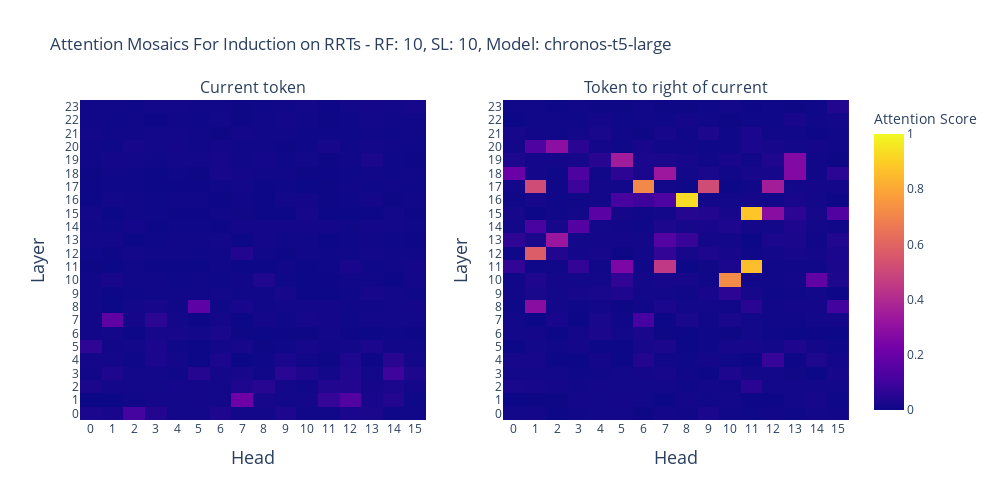

The notebook cell this image was saved under:
### Code cell
rf = [2, 4, 6, 8, 10]
sl = [2, 4, 6, 8, 10]

import ipywidgets as widgets
import plotly.graph_objects as go
from plotly.subplots import make_subplots
from IPython.display import display
import numpy as np

# Create widget for model selection
model_dropdown = widgets.Dropdown(
    options=model_names,
    value=model_names[0],
    description='Model:'
)

# Create ipywidgets for RF and SL selection
rf_dropdown = widgets.Dropdown(
    options=[(f"RF: {r}", r) for r in rf],
    value=4,  # Initial value
    description='RF:'
)

sl_dropdown = widgets.Dropdown(
    options=[(f"SL: {s}", s) for s in sl],
    value=10,  # Initial value
    description='SL:'
)

# Create output widget to display the plots
output = widgets.Output()

def create_figure(current_rf, current_sl, current_model):
    # Generate config key
    config_key = f"rf{current_rf}_sl{current_sl}"
    
    # Check if config exists in results
    if config_key not in all_results:
        return go.Figure().update_layout(
            annotations=[dict(
                text=f"No data available for configuration: {config_key}",
                showarrow=False,
                xref="paper",
                yref="paper",
                x=0.5,
                y=0.5
            )]
        )
    
    # Get scores for current configuration
    all_center_scores = all_results[config_key]["center_scores"]
    all_right_scores = all_results[config_key]["right_scores"]
    
    # Check if model exists in scores
    if current_model not in all_center_scores or current_model not in all_right_scores:
        return go.Figure().update_layout(
            annotations=[dict(
                text=f"No data available for model {current_model} with configuration {config_key}",
                showarrow=False,
                xref="paper",
                yref="paper",
                x=0.5,
                y=0.5
            )]
        )
    
    # Get data for current model
    mosaic_center = all_center_scores[current_model]
    mosaic_right = all_right_scores[current_model]
    
    # Create a subplot with 2 side-by-side heatmaps
    fig = make_subplots(rows=1, cols=2, 
                        subplot_titles=("Current token", "Token to right of current"),
                        shared_yaxes=True)

    # Add heatmaps to the subplots
    fig.add_trace(
        go.Heatmap(z=mosaic_center, zmin=0, zmax=1, coloraxis="coloraxis"),
        row=1, col=1
    )
    fig.add_trace(
        go.Heatmap(z=mosaic_right, zmin=0, zmax=1, coloraxis="coloraxis"),
        row=1, col=2
    )

    # Update layout
    fig.update_layout(
        title_text=f"Attention Mosaics For Induction on RRTs - RF: {current_rf}, SL: {current_sl}, Model: {current_model.split('/')[-1]}",
        height=500,
        width=1000,
        coloraxis=dict(cmin=0, cmax=1, colorbar=dict(title="Attention Score"))
    )

    # Add axes labels with integer ticks
    fig.update_xaxes(title_text="Head", row=1, col=1, title_font=dict(size=18), 
                    tickmode='linear', tick0=0, dtick=1, showticklabels=True)
    fig.update_xaxes(title_text="Head", row=1, col=2, title_font=dict(size=18), 
                    tickmode='linear', tick0=0, dtick=1, showticklabels=True)
    fig.update_yaxes(title_text="Layer", row=1, col=1, title_font=dict(size=18), 
                    tickmode='linear', tick0=0, dtick=1, showticklabels=True)
    fig.update_yaxes(title_text="Layer", row=1, col=2, title_font=dict(size=18), 
                    tickmode='linear', tick0=0, dtick=1, showticklabels=True)
    
    return fig

# Update function for all widget changes
def update_plot(*args):
    with output:
        output.clear_output(wait=True)
        current_model = model_dropdown.value
        current_rf = rf_dropdown.value
        current_sl = sl_dropdown.value
        
        fig = create_figure(current_rf, current_sl, current_model)
        fig.show()

# Register the update function with all dropdowns
model_dropdown.observe(update_plot, names='value')
rf_dropdown.observe(update_plot, names='value')
sl_dropdown.observe(update_plot, names='value')

# Create control panel
controls = widgets.HBox([model_dropdown, rf_dropdown, sl_dropdown])

# Display widgets and initial plot
display(controls)
display(output)

# Show initial plot
with output:
    initial_fig = create_figure(rf_dropdown.value, sl_dropdown.value, model_dropdown.value)
    initial_fig.show()

# Function to save current figure
def save_current_figure():
    current_model = model_dropdown.value
    current_rf = rf_dropdown.value
    current_sl = sl_dropdown.value
    
    with output:
        config_key = f"rf{current_rf}_sl{current_sl}"
        
        if config_key not in all_results:
            print(f"No data available for configuration: {config_key}")
            return
        
        all_center_scores = all_results[config_key]["center_scores"]
        all_right_scores = all_results[config_key]["right_scores"]
        
        if current_model not in all_center_scores or current_model not in all_right_scores:
            print(f"No data available for model {current_model} with configuration {config_key}")
            return
        
        mosaic_center = all_center_scores[current_model]
        mosaic_right = all_right_scores[current_model]
        
        fig = make_subplots(rows=1, cols=2, 
                          subplot_titles=("Current token", "Token to right of current"),
                          shared_yaxes=True)

        fig.add_trace(
            go.Heatmap(z=mosaic_center, zmin=0, zmax=1, coloraxis="coloraxis"),
            row=1, col=1
        )
        fig.add_trace(
            go.Heatmap(z=mosaic_right, zmin=0, zmax=1, coloraxis="coloraxis"),
            row=1, col=2
        )

        fig.update_layout(
            title_text=f"Attention Mosaics For Induction on RRTs - RF: {current_rf}, SL: {current_sl}, Model: {current_model.split('/')[-1]}",
            height=500,
            width=1000,
            coloraxis=dict(cmin=0, cmax=1, colorbar=dict(title="Attention Score"))
        )

        fig.update_xaxes(title_text="Head", row=1, col=1, title_font=dict(size=18), 
                       tickmode='linear', tick0=0, dtick=1, showticklabels=True)
        fig.update_xaxes(title_text="Head", row=1, col=2, title_font=dict(size=18), 
                       tickmode='linear', tick0=0, dtick=1, showticklabels=True)
        fig.update_yaxes(title_text="Layer", row=1, col=1, title_font=dict(size=18), 
                       tickmode='linear', tick0=0, dtick=1, showticklabels=True)
        fig.update_yaxes(title_text="Layer", row=1, col=2, title_font=dict(size=18), 
                       tickmode='linear', tick0=0, dtick=1, showticklabels=True)
        
        # manually convert any numpy arrays to lists
        for trace in fig.data:
            if isinstance(trace.z, np.ndarray):
                trace.z = trace.z.tolist()
            if hasattr(trace, "x") and isinstance(trace.x, np.ndarray):
                trace.x = trace.x.tolist()
            if hasattr(trace, "y") and isinstance(trace.y, np.ndarray):
                trace.y = trace.y.tolist()
        
        os.makedirs("plots/json", exist_ok=True)
        output_png_filename = f"plots/rf{current_rf}_sl{current_sl}_{current_model.split('/')[-1]}"
        output_json_filename = f"plots/json/rf{current_rf}_sl{current_sl}_{current_model.split('/')[-1]}"
        
        fig.write_image(f"{output_png_filename}.png")
        print(f"Saved figure to {output_png_filename}.png")

# Create save button
save_button = widgets.Button(
    description='Save Current Figure',
    button_style='success'
)
save_button.on_click(lambda b: save_current_figure())
display(save_button)

### Figure 1 — Plotly figure (JSON) as saved in the notebook; plotly's stock layout.template omitted (floating-point values rounded to 4 significant figures; data arrays with more than 128 entries replaced by an {"elided": "..."} marker saying what was removed)
{"data": [{"coloraxis": "coloraxis", "type": "heatmap", "xaxis": "x", "yaxis": "y", "z": {"elided": "24x16 float values"}, "zmax": 1, "zmin": 0}, {"coloraxis": "coloraxis", "type": "heatmap", "xaxis": "x2", "yaxis": "y2", "z": {"elided": "24x16 float values"}, "zmax": 1, "zmin": 0}], "layout": {"annotations": [{"font": {"size": 16}, "showarrow": false, "text": "Current token", "x": 0.225, "xanchor": "center", "xref": "paper", "y": 1, "yanchor": "bottom", "yref": "paper"}, {"font": {"size": 16}, "showarrow": false, "text": "Token to right of current", "x": 0.775, "xanchor": "center", "xref": "paper", "y": 1, "yanchor": "bottom", "yref": "paper"}], "coloraxis": {"cmax": 1, "cmin": 0, "colorbar": {"title": {"text": "Attention Score"}}}, "height": 500, "title": {"text": "Attention Mosaics For Induction on RRTs - RF: 10, SL: 10, Model: chronos-t5-large"}, "width": 1000, "xaxis": {"anchor": "y", "domain": [0, 0.45], "dtick": 1, "showticklabels": true, "tick0": 0, "tickmode": "linear", "title": {"font": {"size": 18}, "text": "Head"}}, "xaxis2": {"anchor": "y2", "domain": [0.55, 1], "dtick": 1, "showticklabels": true, "tick0": 0, "tickmode": "linear", "title": {"font": {"size": 18}, "text": "Head"}}, "yaxis": {"anchor": "x", "domain": [0, 1], "dtick": 1, "showticklabels": true, "tick0": 0, "tickmode": "linear", "title": {"font": {"size": 18}, "text": "Layer"}}, "yaxis2": {"anchor": "x2", "domain": [0, 1], "dtick": 1, "matches": "y", "showticklabels": true, "tick0": 0, "tickmode": "linear", "title": {"font": {"size": 18}, "text": "Layer"}}}}
